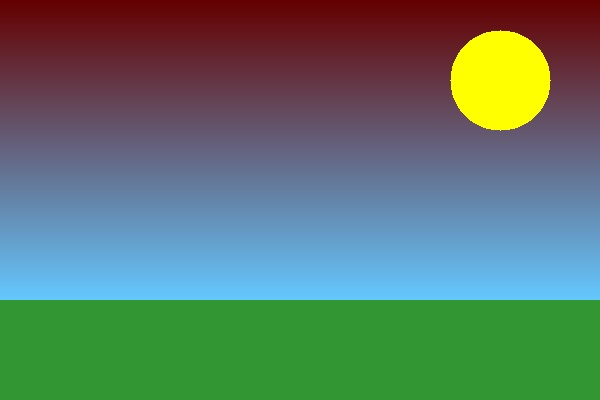
#> input picture assets/sample-images/basic/landscape.jpg, 600 x 400 px
$ python 02-basic-operations.py
#> lines starting #> are read from the running program, lines starting #| are printed output that depends on the picture
### src/utils/io_helpers.py
#                    _ooOoo_
#                   o8888888o
#                   88" . "88
#                   (| -_- |)
#                   O\  =  /O
#                ____/`---'\____
#              .'  \|     |//  `.
#             /  \|||  :  |||//             /  _||||| -:- |||||-             |   | \\  -  /// |   |
#            | \_|  ''\---/''  |   |
#            \  .-\__  `-`  ___/-. /
#          ___`. .'  /--.--\  `. . __
#       ."" '<  `.___\_<|>_/___.'  >'"".
#      | | :  `- \`.;`\ _ /`;.`/ - ` : | |
#      \  \ `-.   \_ __\ /__ _/   .-` /  /
# ======`-.____`-.___\_____/___.-`____.-'======
#                    `=---='
# ^^^^^^^^^^^^^^^^^^^^^^^^^^^^^^^^^^^^^^^^^^^^^
#             佛祖保佑       永无BUG

"""
OpenCV中文路径辅助工具

解决OpenCV的cv2.imread()和cv2.imwrite()不支持中文路径的问题
"""

import cv2
import numpy as np
import os


def imread_chinese(path, flags=-1):
    """
    读取包含中文路径的图片

    参数:
        path: 图片路径（支持中文）
        flags: 读取标志，默认为-1（保持原格式）
               cv2.IMREAD_COLOR (-1): 彩色图（默认）
               cv2.IMREAD_GRAYSCALE (0): 灰度图
               cv2.IMREAD_UNCHANGED (1): 包含alpha通道

    返回:
        img: 图片数组，如果读取失败返回None
    """
#> called with flags = -1
    if not os.path.exists(path):
        return None
    img = cv2.imdecode(np.fromfile(path, dtype=np.uint8), flags)
#> img is the input picture: shape (400, 600, 3); mean B, G, R 105.5, 118.6, 92.6
    return img


# [18 lines left out: function imwrite_chinese, not called in this run]


def get_image_path(relative_path, attempts=['../assets/', '../../assets/', 'assets/']):
    """
    智能获取图片路径（尝试多个可能的相对路径）

    参数:
        relative_path: 相对路径，如 'sample-images/basic/landscape.jpg'
        attempts: 尝试的路径前缀列表

    返回:
        str: 找到的完整路径，如果都找不到返回None
    """
    for prefix in attempts:
        full_path = os.path.join(prefix, relative_path)
        if os.path.exists(full_path):
            return full_path
    return None


# [21 lines left out: function load_image_or_exit, not called in this run]

### src/examples/02-basic-operations.py
#                    _ooOoo_
#                   o8888888o
#                   88" . "88
#                   (| -_- |)
#                   O\  =  /O
#                ____/`---'\____
#              .'  \|     |//  `.
#             /  \|||  :  |||//             /  _||||| -:- |||||-             |   | \\  -  /// |   |
#            | \_|  ''\---/''  |   |
#            \  .-\__  `-`  ___/-. /
#          ___`. .'  /--.--\  `. . __
#       ."" '<  `.___\_<|>_/___.'  >'"".
#      | | :  `- \`.;`\ _ /`;.`/ - ` : | |
#      \  \ `-.   \_ __\ /__ _/   .-` /  /
# ======`-.____`-.___\_____/___.-`____.-'======
#                    `=---='
# ^^^^^^^^^^^^^^^^^^^^^^^^^^^^^^^^^^^^^^^^^^^^^
#             佛祖保佑       永无BUG

"""
OpenCV示例：图像基本操作

学习目标:
    1. 图像缩放
    2. 图像裁剪（ROI）
    3. 图像翻转
    4. 图像旋转
"""

import cv2
import numpy as np
import sys
import os

# 添加utils目录到路径（兼容中文路径和Jupyter）
if "__file__" in globals():
    utils_path = os.path.join(os.path.dirname(__file__), "..", "utils")
else:
    utils_path = os.path.abspath(os.path.join("..", "utils"))
if os.path.exists(utils_path):
    sys.path.append(utils_path)
    from io_helpers import imread_chinese, get_image_path

# 读取图像（使用中文路径兼容函数）
img_path = get_image_path('sample-images/basic/landscape.jpg')
if img_path is None:
    print("错误：无法找到图片文件！")
    exit()
img = imread_chinese(img_path)

if img is None:
    print("无法读取图片！")
    exit()

print("图像基本操作")

# ==================== 1. 图像缩放 ====================
print("\n1. 图像缩放")

height, width = img.shape[:2]
#> height = 400; width = 600
print(f"原始尺寸: {width} x {height}")
#| 原始尺寸: 600 x 400

# 缩小50%
img_small = cv2.resize(img, None, fx=0.5, fy=0.5,
                      interpolation=cv2.INTER_AREA)
print(f"缩小50%: {img_small.shape[1]} x {img_small.shape[0]}")
#| 缩小50%: 300 x 200

# 放大2倍
img_large = cv2.resize(img, None, fx=2.0, fy=2.0,
                      interpolation=cv2.INTER_CUBIC)
print(f"放大2倍: {img_large.shape[1]} x {img_large.shape[0]}")
#| 放大2倍: 1200 x 800

# 指定尺寸缩放（保持宽高比）
new_width = 800
scale = new_width / width
#> scale = 1.33
new_height = int(height * scale)
#> new_height = 533
img_resized = cv2.resize(img, (new_width, new_height))
print(f"指定宽度800: {img_resized.shape[1]} x {img_resized.shape[0]}")
#| 指定宽度800: 800 x 533

# ==================== 2. 图像裁剪 ====================
print("\n2. 图像裁剪")

# 裁剪中心区域
start_y, start_x = height // 4, width // 4
#> start_y = 100; start_x = 150
end_y, end_x = start_y * 3, start_x * 3
#> end_y = 300; end_x = 450

img_cropped = img[start_y:end_y, start_x:end_x]
print(f"裁剪区域: ({start_x}, {start_y}) 到 ({end_x}, {end_y})")
#| 裁剪区域: (150, 100) 到 (450, 300)
print(f"裁剪后尺寸: {img_cropped.shape[1]} x {img_cropped.shape[0]}")
#| 裁剪后尺寸: 300 x 200

# ==================== 3. 图像翻转 ====================
print("\n3. 图像翻转")

# 水平翻转（镜像）
img_h_flip = cv2.flip(img, 1)

# 垂直翻转
img_v_flip = cv2.flip(img, 0)

# 同时水平和垂直翻转
img_hv_flip = cv2.flip(img, -1)

# ==================== 4. 图像旋转 ====================
print("\n4. 图像旋转")

# 围绕中心旋转45度
center = (width // 2, height // 2)
#> center = (300, 200)
angle = 45
scale = 1.0

M = cv2.getRotationMatrix2D(center, angle, scale)
img_rotated = cv2.warpAffine(img, M, (width, height))
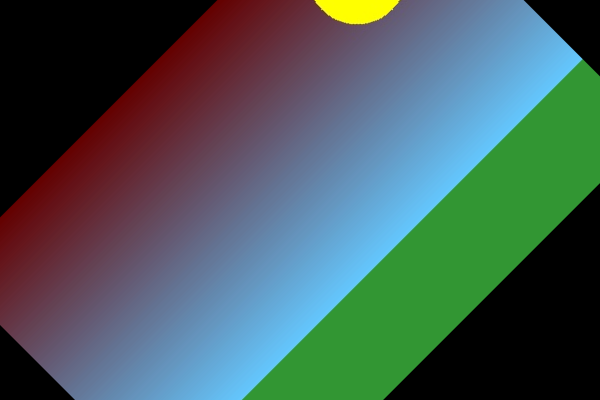
#> img_rotated: shape (400, 600, 3); mean B, G, R 90.5, 91, 70.5

# 旋转90度（简单方法）
img_90 = cv2.rotate(img, cv2.ROTATE_90_CLOCKWISE)
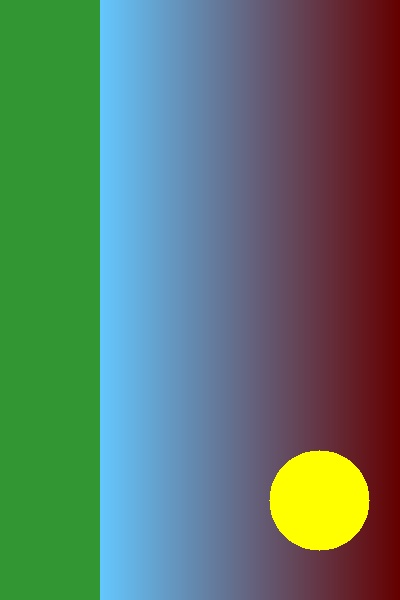
#> img_90: shape (600, 400, 3); mean B, G, R 105.5, 118.6, 92.6

# ==================== 5. 显示结果 ====================
print("\n显示结果...")
print("按任意键关闭所有窗口...")

# 创建大图显示所有结果
# 第一行：原图、缩小（调整到原尺寸）、放大（调整到原尺寸）
img_small_display = cv2.resize(img_small, (width, height))
img_large_display = cv2.resize(img_large, (width, height))
row1 = np.hstack([img, img_small_display, img_large_display])
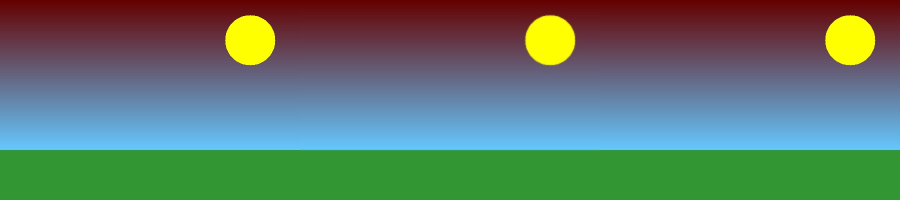
#> row1: shape (400, 1800, 3) (shown at 1/2 size); mean B, G, R 105.6, 118.7, 92.6

# 第二行：裁剪（调整到原尺寸）、水平翻转、垂直翻转
img_cropped_display = cv2.resize(img_cropped, (width, height))
row2 = np.hstack([img_cropped_display, img_h_flip, img_v_flip])
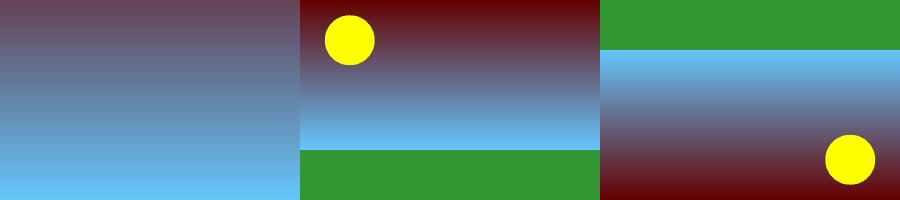
#> row2: shape (400, 1800, 3) (shown at 1/2 size); mean B, G, R 126.7, 123.3, 95.1

# 第三行：旋转45度、旋转90度（调整到原尺寸）+ 黑色填充
img_90_display = cv2.resize(img_90, (width, height))
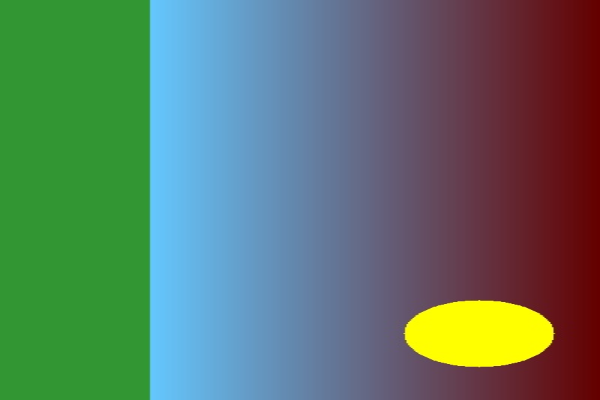
#> img_90_display: shape (400, 600, 3); mean B, G, R 105.4, 118.5, 92.5
# 创建一个空白图像用于填充
blank = np.zeros_like(img)
row3 = np.hstack([img_rotated, img_90_display, blank])
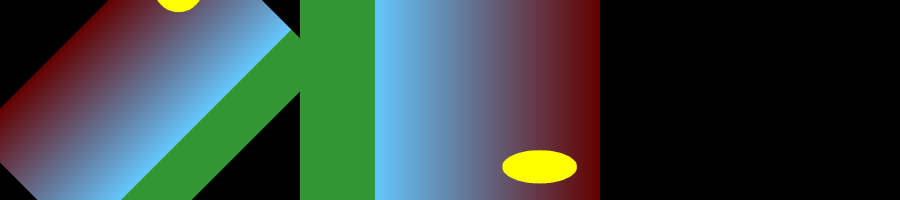
#> row3: shape (400, 1800, 3) (shown at 1/2 size); mean B, G, R 65.3, 69.8, 54.3

# 垂直拼接所有行
result = np.vstack([row1, row2, row3])

# 调整显示大小
result_display = cv2.resize(result, None, fx=0.5, fy=0.5)
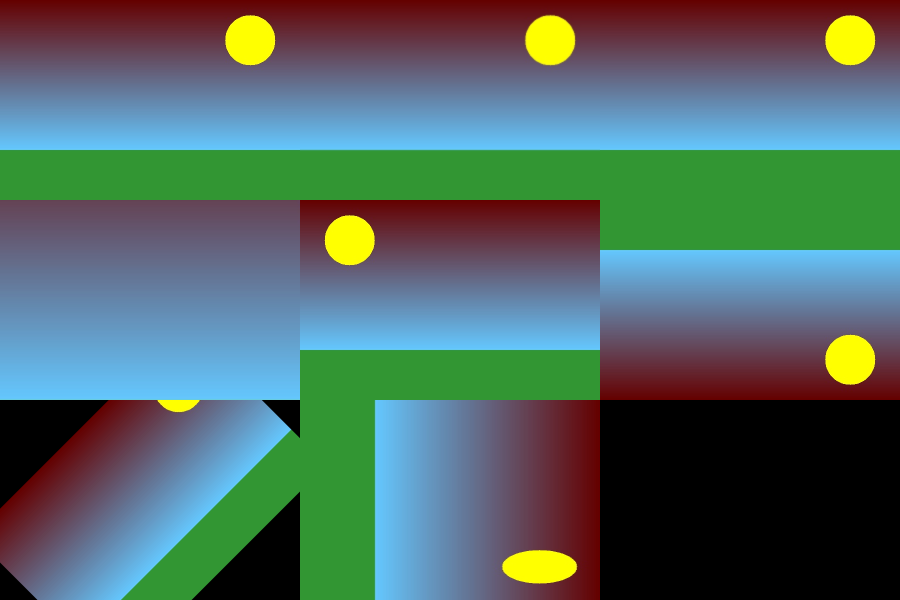
#> result_display: shape (600, 900, 3); mean B, G, R 99.3, 104.1, 80.8

cv2.imshow('All Operations', result_display)
cv2.waitKey(0)
cv2.destroyAllWindows()

# ==================== 6. 保存结果 ====================
print("\n保存结果 (已禁用)...")

# [5 lines of commented-out code are left out]
print("[提示] 图片保存功能已禁用，避免生成多余文件")

print("\n程序运行完成！")
#  *  .--,       .--,
#  * ( (  \.---./  ) )
#  *  '.__/o   o\__.'
#  *     {=  ^  =}
#  *      >  -  <
#  *     /       \
#  *    //       \\
#  *   //|   .   |\\
#  *   "'\       /'"_.-~^`'-.
#  *      \  _  /--'         `
#  *    ___)( )(___
#  *   (((__) (__)))    高山仰止,景行行止.虽不能至,心向往之。
#  */
